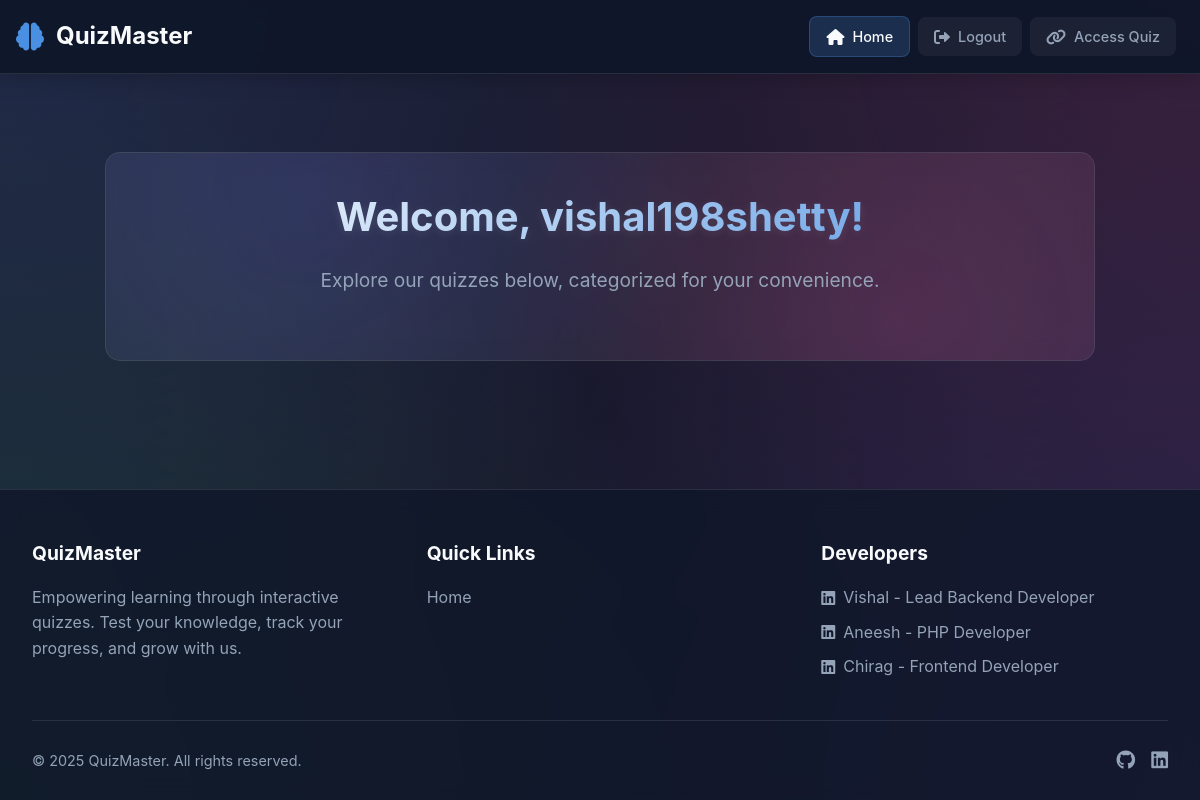
The page / (signed in) on the database as committed earlier.
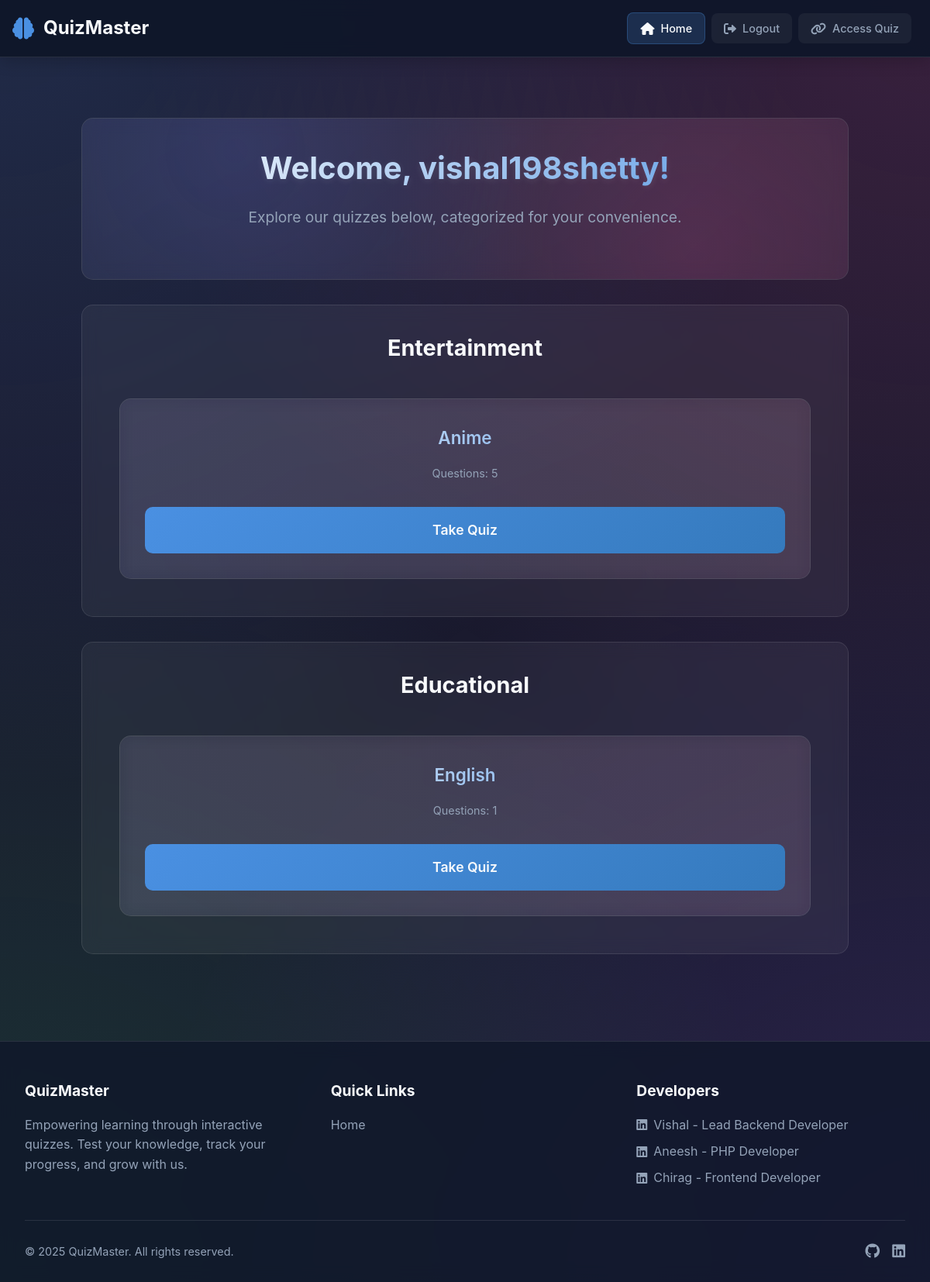
The same page on the database as committed later.
### tables this page shows
CREATE TABLE `quizdetails` (
  `quizid` int(5) NOT NULL,
  `category` varchar(200) NOT NULL,
  `quizname` varchar(200) NOT NULL,
  `email` varchar(222) NOT NULL,
  `timer` int(11) NOT NULL DEFAULT 30,
  `is_visible` tinyint(1) NOT NULL DEFAULT 1
);

### index.php (the view, shortened to what this page needs)
<?php
include "dbconnect.php";
$welcome_name = '';
if (isset($_SESSION['name']) && !empty($_SESSION['name'])) {
    $welcome_name = $_SESSION['name'];
} else if (isset($_SESSION['username']) && !empty($_SESSION['username'])) {
    $welcome_name = $_SESSION['username'];
} else if (isset($_SESSION['email']) && !empty($_SESSION['email'])) {
    $welcome_name = explode('@', $_SESSION['email'])[0];
}
$quizQuery = "SELECT qd.quizid, qd.quizname, qd.category,
              (SELECT COUNT(*) FROM quizes WHERE quizid = qd.quizid) as question_count,
              qd.is_visible
              FROM quizdetails qd";
if ($_SESSION['status'] !== 'admin') {
    $quizQuery .= " WHERE qd.is_visible = TRUE";
}
$quizResult = $con->query($quizQuery);
$categories = array();
if ($quizResult) {
    while ($row = $quizResult->fetch_assoc()) {
        if (!in_array($row['category'], $categories)) {
            $categories[] = $row['category'];
        }
    }
    $quizResult->data_seek(0);
}
?>
<?php include "components/header.php"; ?>
    <div class="dashboard">
        <section class="welcome-section">
            <h1 class="welcome-title">
                Welcome<?php echo $welcome_name ? ', ' . htmlspecialchars($welcome_name) : ''; ?>!
            </h1>
            <p class="welcome-subtitle">
                Explore our quizzes below, categorized for your convenience.
            </p>
        </section>
        <?php foreach ($categories as $category): ?>
            <div class="category-section">
                <h2 class="category-title"><?php echo htmlspecialchars($category); ?></h2>
                <div class="quiz-grid">
                    <?php
                    $quizResult->data_seek(0);
                    while ($quiz = $quizResult->fetch_assoc()):
                        if ($quiz['category'] === $category):
                    ?>
                        <div class="quiz-card">
                            <h3 class="quiz-title"><?php echo htmlspecialchars($quiz['quizname']); ?></h3>
                            <p class="quiz-info">
                                Questions: <?php echo $quiz['question_count']; ?>
                            </p>
                            <a href="select_difficulty.php?quizid=<?php echo $quiz['quizid']; ?>" class="take-quiz-btn">
                                Take Quiz
                            </a>
                        </div>
                    <?php
                        endif;
                    endwhile;
                    ?>
                </div>
            </div>
        <?php endforeach; ?>
    </div>
<?php include "components/footer.php"; ?>

### components/header.php (shortened to what this page needs)
<!DOCTYPE html>
<html lang="en">
<head>
    <link rel="stylesheet" href="https://cdnjs.cloudflare.com/ajax/libs/font-awesome/6.0.0/css/all.min.css">
    <link rel="stylesheet" href="./css/responsive.css">
</head>
<body>
    <div class="gradient-bg"></div>
    <nav class="navbar <?php echo (isset($_SESSION['status']) && $_SESSION['status'] === 'admin') ? 'admin-navbar' : ''; ?>">
        <a href="./index.php" class="navbar-brand">
            <i class="fas fa-brain"></i>
            <span>QuizMaster</span>
        </a>
        <div class="navbar-nav">
            <?php
                $currentPage = basename($_SERVER['PHP_SELF']);
                $isTakingQuiz = in_array($currentPage, ['takequiz.php', 'results.php']);
            ?>
            <?php if(isset($_SESSION['status']) && $_SESSION['status'] !== 'loggedout'): ?>
                <?php if(!$isTakingQuiz): ?>
                    <div class="nav-item">
                        <a href="./index.php" class="nav-link <?php echo $currentPage === 'index.php' ? 'active' : ''; ?> <?php echo ($_SESSION['status'] === 'admin') ? 'admin-nav-link' : ''; ?>">
                            <i class="fas fa-home"></i><span>Home</span>
                        </a>
                    </div>
                <?php endif; ?>
                <div class="nav-item">
                    <a href="./logout.php" class="nav-link <?php echo ($_SESSION['status'] === 'admin') ? 'admin-nav-link' : ''; ?>">
                        <i class="fas fa-sign-out-alt"></i><span>Logout</span>
                    </a>
                </div>
                <?php if($_SESSION['status'] === 'loggedin'): ?>
                <div class="nav-item">
                    <a href="./access_quiz.php" class="nav-link">
                        <i class="fas fa-link"></i><span>Access Quiz</span>
                    </a>
                </div>
                <?php endif; ?>
            <?php endif; ?>
        </div>
    </nav>
    <main class="main-content <?php echo basename($_SERVER['PHP_SELF']) === 'landing.php' ? 'landing-page' : ''; ?>">

### components/footer.php (shortened to what this page needs)
    </main>
    <footer class="main-footer">
        <div class="footer-container">
            <div class="footer-content">
                <div class="footer-section">
                    <h3 class="footer-title">QuizMaster</h3>
                    <p class="footer-description">
                        Empowering learning through interactive quizzes. Test your knowledge, track your progress, and grow with us.
                    </p>
                </div>
                <div class="footer-section">
                    <h3 class="footer-title">Quick Links</h3>
                    <ul class="footer-links">
                        <li><a href="/Quiz/">Home</a></li>
                    </ul>
                </div>
                <div class="footer-section">
                    <h3 class="footer-title">Developers</h3>
                    <ul class="footer-links">
                        <li><a href="https://www.linkedin.com/in/vishalshetty17" target="_blank"><i class="fab fa-linkedin"></i> Vishal - Lead Backend Developer</a></li>
                        <li><a href="https://www.linkedin.com/in/aneesh-bhat" target="_blank"><i class="fab fa-linkedin"></i> Aneesh - PHP Developer</a></li>
                        <li><a href="https://www.linkedin.com/in/Chirag-S-Kotian" target="_blank"><i class="fab fa-linkedin"></i> Chirag - Frontend Developer</a></li>
                    </ul>
                </div>
            </div>
            <div class="footer-bottom">
                <p>&copy; <?php echo date('Y'); ?> QuizMaster. All rights reserved.</p>
                <div class="social-links">
                    <a href="https://github.com/quiz-developers/quiz-master" class="social-link" target="_blank"><i class="fab fa-github"></i></a>
                    <a href="https://linkedin.com/company/quiz-master" class="social-link" target="_blank"><i class="fab fa-linkedin"></i></a>
                </div>
            </div>
        </div>
    </footer>
</body>
</html>

### css/responsive.css (style rules this page uses)
:root { --container-width: min(90%, 1200px); --spacing-sm: 0.5rem; --spacing-md: 1rem; --spacing-lg: 2rem; }
.quiz-card { background: rgba(255, 255, 255, 0.1); border-radius: 12px; padding: var(--spacing-md); margin-bottom: var(--spacing-md); backdrop-filter: blur(10px); border: 1px solid rgba(255, 255, 255, 0.1); }

### components/header.php (style rules this page uses)
:root { --primary: #4a90e2; --primary-dark: #357abd; --secondary: #ec4899; --accent: #8b5cf6; --background: #1a1a2e; --text: #f8fafc; --text-muted: #94a3b8; --success: #22c55e; --error: #ef4444; --header-height: 4.5rem; --admin-gradient: linear-gradient(135deg, #4a90e2, #8b5cf6); --admin-glow: 0 0 15px rgba(74, 144, 226, 0.5); }
* { margin: 0; padding: 0; box-sizing: border-box; font-family: 'Inter', -apple-system, BlinkMacSystemFont, 'Segoe UI', Roboto, sans-serif; }
body { background: var(--background); color: var(--text); line-height: 1.6; min-height: 100vh; display: flex; flex-direction: column; }
.gradient-bg { position: fixed; top: 0; left: 0; right: 0; bottom: 0; background: radial-gradient(circle at 0% 0%, rgba(74, 144, 226, 0.15) 0%, transparent 50%), radial-gradient(circle at 100% 0%, rgba(236, 72, 153, 0.15) 0%, transparent 50%), radial-gradient(circle at 100% 100%, rgba(139, 92, 246, 0.15) 0%, transparent 50%), radial-gradient(circle at 0% 100%, rgba(34, 197, 94, 0.15) 0%, transparent 50%); z-index: -1; }
.main-content { flex: 1; width: 100%; max-width: 1200px; margin: var(--header-height) auto 0; padding: 2rem; }
.navbar { position: fixed; top: 0; left: 0; right: 0; height: auto; min-height: var(--header-height); background: rgba(15, 23, 42, 0.95); backdrop-filter: blur(10px); -webkit-backdrop-filter: blur(10px); border-bottom: 1px solid rgba(255, 255, 255, 0.1); display: flex; justify-content: space-between; align-items: center; padding: 0.5rem 1rem; z-index: 1000; box-shadow: 0 4px 20px rgba(0, 0, 0, 0.2); }
.navbar-brand { display: flex; align-items: center; gap: 0.75rem; text-decoration: none; font-size: 1.5rem; font-weight: 700; color: var(--text); transition: all 0.3s ease; }
.navbar-brand i { color: var(--primary); font-size: 1.75rem; transition: all 0.3s ease; }
.navbar-nav { display: flex; align-items: center; gap: 0.5rem; overflow-x: auto; padding: 0.5rem; scrollbar-width: none; -ms-overflow-style: none; margin-left: 1rem; flex-wrap: nowrap; }
.nav-item { position: relative; flex-shrink: 0; }
.nav-link { display: flex; align-items: center; padding: 0.5rem 1rem; border-radius: 8px; text-decoration: none; font-size: 0.9rem; font-weight: 500; color: var(--text-muted); background: rgba(255, 255, 255, 0.05); transition: all 0.3s ease; white-space: nowrap; min-width: max-content; }
.nav-link i { margin-right: 0.5rem; font-size: 1rem; }
.nav-link span { display: inline !important; }
.nav-link.active { color: var(--text); background: rgba(74, 144, 226, 0.2); border: 1px solid rgba(74, 144, 226, 0.3); }

### components/footer.php (style rules this page uses)
.main-footer { background: rgba(15, 23, 42, 0.8); backdrop-filter: blur(10px); border-top: 1px solid rgba(255, 255, 255, 0.1); padding: 3rem 0 1.5rem; margin-top: auto; }
.footer-container { max-width: 1200px; margin: 0 auto; padding: 0 2rem; }
.footer-content { display: grid; grid-template-columns: repeat(auto-fit, minmax(250px, 1fr)); gap: 3rem; margin-bottom: 2rem; }
.footer-section { color: var(--text-muted); }
.footer-title { color: var(--text); font-size: 1.2rem; margin-bottom: 1rem; }
.footer-description { line-height: 1.6; margin-bottom: 1rem; }
.footer-links { list-style: none; padding: 0; }
.footer-links li { margin-bottom: 0.5rem; }
.footer-links a { color: var(--text-muted); text-decoration: none; transition: color 0.3s ease; display: inline-flex; align-items: center; gap: 0.5rem; }
.footer-bottom { padding-top: 1.5rem; border-top: 1px solid rgba(255, 255, 255, 0.1); display: flex; justify-content: space-between; align-items: center; color: var(--text-muted); font-size: 0.9rem; }
.social-links { display: flex; gap: 1rem; }
.social-link { color: var(--text-muted); text-decoration: none; transition: color 0.3s ease; font-size: 1.2rem; }

Rows that differ between the two databases and show on the page:
added quizdetails: quizname "Anime", question_count "5", shown under "Entertainment"
added quizdetails: quizname "English", question_count "1", shown under "Educational"
Other text that changed with them:
new list line: "Entertainment"
new list line: "Educational"
